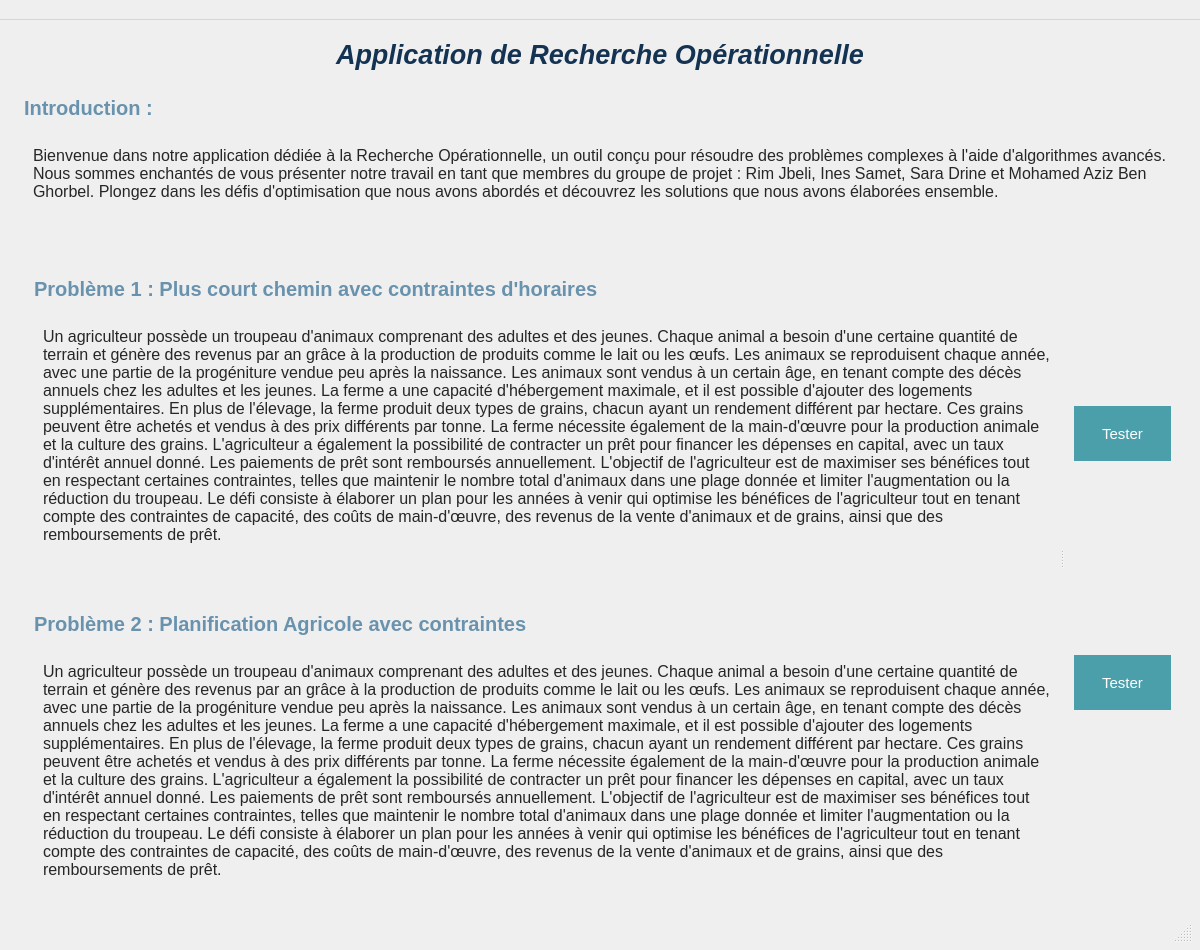
<?xml version="1.0" encoding="UTF-8"?>
<ui version="4.0">
 <class>MainWindow</class>
 <widget class="QMainWindow" name="MainWindow">
  <property name="geometry">
   <rect>
    <x>0</x>
    <y>0</y>
    <width>1200</width>
    <height>950</height>
   </rect>
  </property>
  <property name="windowTitle">
   <string>MainWindow</string>
  </property>
  <property name="styleSheet">
   <string notr="true">padding:10px;</string>
  </property>
  <widget class="QWidget" name="centralwidget">
   <layout class="QVBoxLayout" name="verticalLayout">
    <item>
     <spacer name="verticalSpacer_3">
      <property name="orientation">
       <enum>Qt::Vertical</enum>
      </property>
      <property name="sizeHint" stdset="0">
       <size>
        <width>20</width>
        <height>40</height>
       </size>
      </property>
     </spacer>
    </item>
    <item>
     <widget class="QLabel" name="label">
      <property name="font">
       <font>
        <pointsize>20</pointsize>
        <weight>75</weight>
        <italic>true</italic>
        <bold>true</bold>
       </font>
      </property>
      <property name="styleSheet">
       <string notr="true">color: rgb(20, 51, 82);</string>
      </property>
      <property name="text">
       <string>Application de Recherche Opérationnelle</string>
      </property>
      <property name="alignment">
       <set>Qt::AlignCenter</set>
      </property>
     </widget>
    </item>
    <item>
     <spacer name="verticalLabelSpacer">
      <property name="orientation">
       <enum>Qt::Vertical</enum>
      </property>
      <property name="sizeHint" stdset="0">
       <size>
        <width>20</width>
        <height>40</height>
       </size>
      </property>
     </spacer>
    </item>
    <item>
     <layout class="QVBoxLayout" name="introVLayout">
      <item>
       <widget class="QLabel" name="introLabel">
        <property name="font">
         <font>
          <pointsize>15</pointsize>
          <weight>75</weight>
          <italic>false</italic>
          <bold>true</bold>
          <strikeout>false</strikeout>
         </font>
        </property>
        <property name="styleSheet">
         <string notr="true">color: #6892ad;</string>
        </property>
        <property name="text">
         <string>Introduction :</string>
        </property>
        <property name="alignment">
         <set>Qt::AlignLeading</set>
        </property>
       </widget>
      </item>
      <item>
       <widget class="QLabel" name="introDesc">
        <property name="font">
         <font>
          <pointsize>12</pointsize>
         </font>
        </property>
        <property name="styleSheet">
         <string notr="true">color: #262626;margin-left:10px;</string>
        </property>
        <property name="text">
         <string>Bienvenue dans notre application dédiée à la Recherche Opérationnelle, un outil conçu pour résoudre des problèmes complexes à l'aide d'algorithmes avancés. Nous sommes enchantés de vous présenter notre travail en tant que membres du groupe de projet : Rim Jbeli, Ines Samet, Sara Drine et Mohamed Aziz Ben Ghorbel. Plongez dans les défis d'optimisation que nous avons abordés et découvrez les solutions que nous avons élaborées ensemble.</string>
        </property>
        <property name="wordWrap">
         <bool>true</bool>
        </property>
       </widget>
      </item>
     </layout>
    </item>
    <item>
     <spacer name="verticalSpacer_2">
      <property name="orientation">
       <enum>Qt::Vertical</enum>
      </property>
      <property name="sizeHint" stdset="0">
       <size>
        <width>20</width>
        <height>40</height>
       </size>
      </property>
     </spacer>
    </item>
    <item>
     <spacer name="verticalSpacer_4">
      <property name="orientation">
       <enum>Qt::Vertical</enum>
      </property>
      <property name="sizeHint" stdset="0">
       <size>
        <width>20</width>
        <height>40</height>
       </size>
      </property>
     </spacer>
    </item>
    <item>
     <widget class="QSplitter" name="pb1_splitter">
      <property name="orientation">
       <enum>Qt::Horizontal</enum>
      </property>
      <widget class="QWidget" name="left_widget">
       <layout class="QVBoxLayout" name="pb1_left_layout">
        <item>
         <layout class="QVBoxLayout" name="verticalLayout_3">
          <item>
           <spacer name="verticalSpacer_10">
            <property name="orientation">
             <enum>Qt::Vertical</enum>
            </property>
            <property name="sizeHint" stdset="0">
             <size>
              <width>20</width>
              <height>40</height>
             </size>
            </property>
           </spacer>
          </item>
          <item>
           <widget class="QLabel" name="pb1_title">
            <property name="font">
             <font>
              <pointsize>15</pointsize>
              <weight>75</weight>
              <italic>false</italic>
              <bold>true</bold>
              <strikeout>false</strikeout>
             </font>
            </property>
            <property name="styleSheet">
             <string notr="true">color: #6892ad;</string>
            </property>
            <property name="text">
             <string>Problème 1 : Plus court chemin avec contraintes d'horaires</string>
            </property>
            <property name="alignment">
             <set>Qt::AlignLeading</set>
            </property>
            <property name="wordWrap">
             <bool>true</bool>
            </property>
           </widget>
          </item>
          <item>
           <widget class="QLabel" name="pb1_desc">
            <property name="minimumSize">
             <size>
              <width>0</width>
              <height>150</height>
             </size>
            </property>
            <property name="font">
             <font>
              <pointsize>12</pointsize>
             </font>
            </property>
            <property name="styleSheet">
             <string notr="true">color: #262626;margin-left:10px;</string>
            </property>
            <property name="text">
             <string>Un agriculteur possède un troupeau d'animaux comprenant des adultes et des jeunes. Chaque animal a besoin d'une certaine quantité de terrain et génère des revenus par an grâce à la production de produits comme le lait ou les œufs. Les animaux se reproduisent chaque année, avec une partie de la progéniture vendue peu après la naissance. Les animaux sont vendus à un certain âge, en tenant compte des décès annuels chez les adultes et les jeunes. La ferme a une capacité d'hébergement maximale, et il est possible d'ajouter des logements supplémentaires. En plus de l'élevage, la ferme produit deux types de grains, chacun ayant un rendement différent par hectare. Ces grains peuvent être achetés et vendus à des prix différents par tonne. La ferme nécessite également de la main-d'œuvre pour la production animale et la culture des grains. L'agriculteur a également la possibilité de contracter un prêt pour financer les dépenses en capital, avec un taux d'intérêt annuel donné. Les paiements de prêt sont remboursés annuellement. L'objectif de l'agriculteur est de maximiser ses bénéfices tout en respectant certaines contraintes, telles que maintenir le nombre total d'animaux dans une plage donnée et limiter l'augmentation ou la réduction du troupeau. Le défi consiste à élaborer un plan pour les années à venir qui optimise les bénéfices de l'agriculteur tout en tenant compte des contraintes de capacité, des coûts de main-d'œuvre, des revenus de la vente d'animaux et de grains, ainsi que des remboursements de prêt.</string>
            </property>
            <property name="wordWrap">
             <bool>true</bool>
            </property>
           </widget>
          </item>
         </layout>
        </item>
        <item>
         <spacer name="verticalSpacer_11">
          <property name="orientation">
           <enum>Qt::Vertical</enum>
          </property>
          <property name="sizeHint" stdset="0">
           <size>
            <width>20</width>
            <height>40</height>
           </size>
          </property>
         </spacer>
        </item>
        <item>
         <layout class="QVBoxLayout" name="verticalLayout_2">
          <item>
           <widget class="QLabel" name="pb2_title">
            <property name="font">
             <font>
              <pointsize>15</pointsize>
              <weight>75</weight>
              <italic>false</italic>
              <bold>true</bold>
              <strikeout>false</strikeout>
             </font>
            </property>
            <property name="styleSheet">
             <string notr="true">color: #6892ad;</string>
            </property>
            <property name="text">
             <string>Problème 2 : Planification Agricole avec contraintes </string>
            </property>
            <property name="alignment">
             <set>Qt::AlignLeading</set>
            </property>
            <property name="wordWrap">
             <bool>true</bool>
            </property>
           </widget>
          </item>
          <item>
           <widget class="QLabel" name="pb2_desc">
            <property name="font">
             <font>
              <pointsize>12</pointsize>
             </font>
            </property>
            <property name="styleSheet">
             <string notr="true">color: #262626;margin-left:10px;</string>
            </property>
            <property name="text">
             <string>Un agriculteur possède un troupeau d'animaux comprenant des adultes et des jeunes. Chaque animal a besoin d'une certaine quantité de terrain et génère des revenus par an grâce à la production de produits comme le lait ou les œufs. Les animaux se reproduisent chaque année, avec une partie de la progéniture vendue peu après la naissance. Les animaux sont vendus à un certain âge, en tenant compte des décès annuels chez les adultes et les jeunes. La ferme a une capacité d'hébergement maximale, et il est possible d'ajouter des logements supplémentaires. En plus de l'élevage, la ferme produit deux types de grains, chacun ayant un rendement différent par hectare. Ces grains peuvent être achetés et vendus à des prix différents par tonne. La ferme nécessite également de la main-d'œuvre pour la production animale et la culture des grains. L'agriculteur a également la possibilité de contracter un prêt pour financer les dépenses en capital, avec un taux d'intérêt annuel donné. Les paiements de prêt sont remboursés annuellement. L'objectif de l'agriculteur est de maximiser ses bénéfices tout en respectant certaines contraintes, telles que maintenir le nombre total d'animaux dans une plage donnée et limiter l'augmentation ou la réduction du troupeau. Le défi consiste à élaborer un plan pour les années à venir qui optimise les bénéfices de l'agriculteur tout en tenant compte des contraintes de capacité, des coûts de main-d'œuvre, des revenus de la vente d'animaux et de grains, ainsi que des remboursements de prêt.</string>
            </property>
            <property name="wordWrap">
             <bool>true</bool>
            </property>
           </widget>
          </item>
         </layout>
        </item>
       </layout>
      </widget>
      <widget class="QWidget" name="right_widget">
       <layout class="QVBoxLayout" name="pb1_right_layout">
        <item>
         <spacer name="verticalSpacer_9">
          <property name="orientation">
           <enum>Qt::Vertical</enum>
          </property>
          <property name="sizeHint" stdset="0">
           <size>
            <width>20</width>
            <height>40</height>
           </size>
          </property>
         </spacer>
        </item>
        <item>
         <widget class="QPushButton" name="pb1Button">
          <property name="font">
           <font>
            <pointsize>11</pointsize>
           </font>
          </property>
          <property name="cursor">
           <cursorShape>PointingHandCursor</cursorShape>
          </property>
          <property name="styleSheet">
           <string notr="true">
                        QPushButton {
                            background-color: #4a9fab;
                            border: none;
                            color: white;
                            padding: 10px ;
                            margin: 10px;
                            height: 35px;
                        }
                        QPushButton:hover {
                            background-color: #3e858f;
                        }
                    </string>
          </property>
          <property name="text">
           <string>Tester</string>
          </property>
         </widget>
        </item>
        <item>
         <spacer name="verticalSpacer_7">
          <property name="orientation">
           <enum>Qt::Vertical</enum>
          </property>
          <property name="sizeHint" stdset="0">
           <size>
            <width>20</width>
            <height>40</height>
           </size>
          </property>
         </spacer>
        </item>
        <item>
         <widget class="QPushButton" name="pb2Button">
          <property name="font">
           <font>
            <pointsize>11</pointsize>
           </font>
          </property>
          <property name="cursor">
           <cursorShape>PointingHandCursor</cursorShape>
          </property>
          <property name="styleSheet">
           <string notr="true">
                           QPushButton {
                               background-color: #4a9fab;
                               border: none;
                               color: white;
                               padding: 10px ;
                               margin: 10px;
                               height: 35px;
                           }
                           QPushButton:hover {
                               background-color: #3e858f;
                           }
                       </string>
          </property>
          <property name="text">
           <string>Tester</string>
          </property>
         </widget>
        </item>
        <item>
         <spacer name="verticalSpacer_8">
          <property name="orientation">
           <enum>Qt::Vertical</enum>
          </property>
          <property name="sizeHint" stdset="0">
           <size>
            <width>20</width>
            <height>40</height>
           </size>
          </property>
         </spacer>
        </item>
       </layout>
      </widget>
     </widget>
    </item>
    <item>
     <spacer name="verticalSpacer_6">
      <property name="orientation">
       <enum>Qt::Vertical</enum>
      </property>
      <property name="sizeHint" stdset="0">
       <size>
        <width>20</width>
        <height>40</height>
       </size>
      </property>
     </spacer>
    </item>
    <item>
     <spacer name="verticalSpacer">
      <property name="orientation">
       <enum>Qt::Vertical</enum>
      </property>
      <property name="sizeHint" stdset="0">
       <size>
        <width>20</width>
        <height>40</height>
       </size>
      </property>
     </spacer>
    </item>
    <item>
     <spacer name="verticalSpacer_5">
      <property name="orientation">
       <enum>Qt::Vertical</enum>
      </property>
      <property name="sizeHint" stdset="0">
       <size>
        <width>20</width>
        <height>40</height>
       </size>
      </property>
     </spacer>
    </item>
   </layout>
  </widget>
  <widget class="QMenuBar" name="menubar">
   <property name="geometry">
    <rect>
     <x>0</x>
     <y>0</y>
     <width>1200</width>
     <height>46</height>
    </rect>
   </property>
  </widget>
  <widget class="QStatusBar" name="statusbar"/>
 </widget>
 <resources/>
 <connections/>
</ui>
